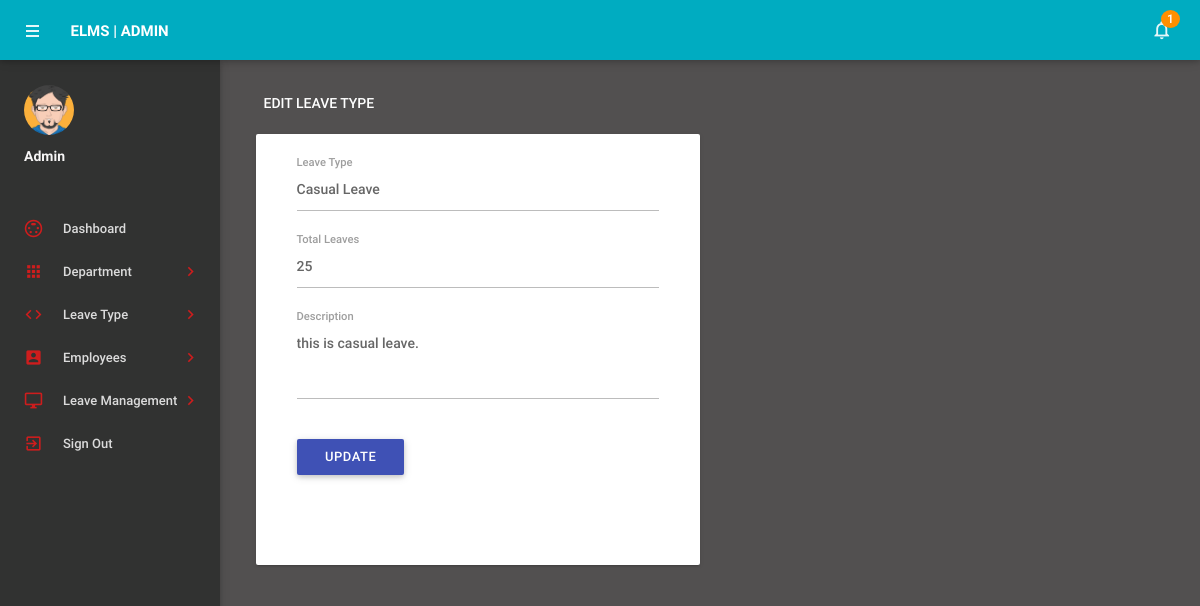
The page /admin/editleavetype.php?lid=79 (signed in) on the database its author committed.
### tables this page shows
CREATE TABLE `tblleavetype` (
  `id` int(11) NOT NULL,
  `LeaveType` varchar(200) DEFAULT NULL,
  `Description` mediumtext,
  `CreationDate` timestamp NOT NULL DEFAULT CURRENT_TIMESTAMP,
  `TotalLeaves` int(11) NOT NULL
);

### admin/editleavetype.php (the view, shortened to what this page needs)
<?php
include('includes/config.php');
if(strlen($_SESSION['alogin'])==0)
    {
header('location:index.php');
}
else{
    ?>
<!DOCTYPE html>
<html lang="en">
    <head>
        <link type="text/css" rel="stylesheet" href="../assets/plugins/materialize/css/materialize.min.css"/>
        <link href="../assets/plugins/material-preloader/css/materialPreloader.min.css" rel="stylesheet">
        <link href="../assets/css/alpha.min.css" rel="stylesheet" type="text/css"/>
        <link href="../assets/css/custom.css" rel="stylesheet" type="text/css"/>
    </head>
    <body>
  <?php include('includes/header.php');?>
       <?php include('includes/sidebar.php');?>
            <main class="mn-inner">
                <div class="row">
                    <div class="col s12">
                        <div class="page-title">Edit Leave Type</div>
                    </div>
                    <div class="col s12 m12 l6">
                        <div class="card">
                            <div class="card-content">
                                <div class="row">
                                    <form class="col s12" name="chngpwd" method="post">
<?php
$lid=intval($_GET['lid']);
$sql = "SELECT * from tblleavetype where id=:lid";
$query = $dbh -> prepare($sql);
$query->bindParam(':lid',$lid,PDO::PARAM_STR);
$query->execute();
$results=$query->fetchAll(PDO::FETCH_OBJ);
if($query->rowCount() > 0)
{
foreach($results as $result)
{               ?>
                                        <div class="row">
                                            <div class="input-field col s12">
<input id="leavetype" type="text"  class="validate" autocomplete="off" name="leavetype" value="<?php echo htmlentities($result->LeaveType);?>"  required>
                                                <label for="leavetype">Leave Type</label>
                                            </div>
                                            <div class="row">
                                            <div class="input-field col s12">
<input id="totalleaves" type="text"  class="validate" autocomplete="off" name="totalleaves" value="<?php echo htmlentities($result->TotalLeaves);?>"  required>
                                                <label for="totalleaves">Total Leaves</label>
                                            </div>
          <div class="input-field col s12">
<textarea id="textarea1" name="description" class="materialize-textarea" name="description" length="500"><?php echo htmlentities($result->Description);?></textarea>
                                                <label for="deptshortname">Description</label>
                                            </div>
<?php }} ?>
<div class="input-field col s12">
<button type="submit" name="update" class="waves-effect waves-light btn indigo m-b-xs">Update</button>
</div>
                                        </div>
                                    </form>
                                </div>
                            </div>
                        </div>
                    </div>
                </div>
            </main>
        </div>
        <div class="left-sidebar-hover"></div>
    </body>
</html>
<?php } ?>

### rows shown on the page
tblleavetype: leavetype "Casual Leave", totalleaves "25", description "this is casual leave."

### other values the page prints
$unreadcount "1"
